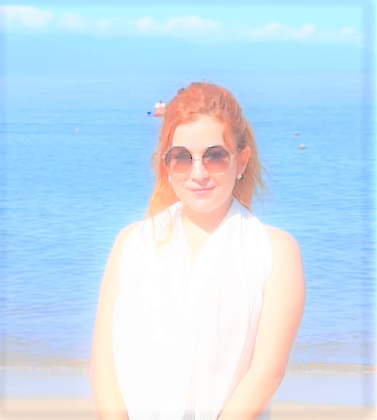
#> input picture Jessy.png, 377 x 420 px
$ python P_I_1.py
#> lines starting #> are read from the running program, lines starting #| are printed output that depends on the picture; after the words box and inside, x2 and y2 are one past the last pixel; in counts of white or black regions, pixels touching at a corner belong together
#Carlos Paredes Márquez
#Proyecto integrador 1
#04 09 2021

''' Escribir un programa que identifique el tipo de
    exposición de una imagen <normal, sub o expuesta>. '''

import cv2
import numpy as np
import matplotlib.pyplot as plt

im = cv2.imread("Jessy.png")
#> im is the input picture: shape (420, 377, 3); mean B, G, R 241, 223, 199
[O,P] = im.shape[0:2]
#> O = 420; P = 377

if int(O*P) > 1200500:
    im = cv2.resize(im, None, fx=0.5, fy=0.5)
elif int(O*P) < 160000:
    im = cv2.resize(im, None, fx=1.2, fy=1.2)
#> im: shape (504, 452, 3)

ig = cv2.cvtColor(im, cv2.COLOR_BGR2GRAY)
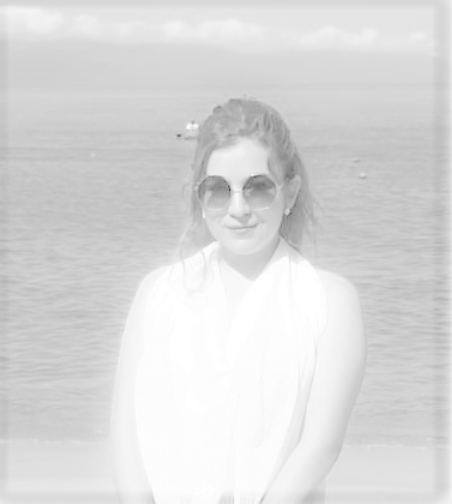
#> ig: shape (504, 452); min 73, max 255, mean 217.8
[M,N] = ig.shape[0:2]
#> M = 504; N = 452

hist = cv2.calcHist([ig],[0],None,[5],[0,256]).flatten()/(M*N)
#> hist = [0, 1.32e-05, 0.00529, 0.294, 0.7]

'''Calcular exposición de la imagen'''

maxElement = np.argmax(hist)
#> maxElement = 4
if maxElement == 4 and hist[4] > 0.3:
    print('Imagen sobreexpuesta')
    cv2.putText(ig, 'Imagen sobreexpuesta', (50,100), cv2.FONT_HERSHEY_SIMPLEX, 1, (0,0,255), 5)
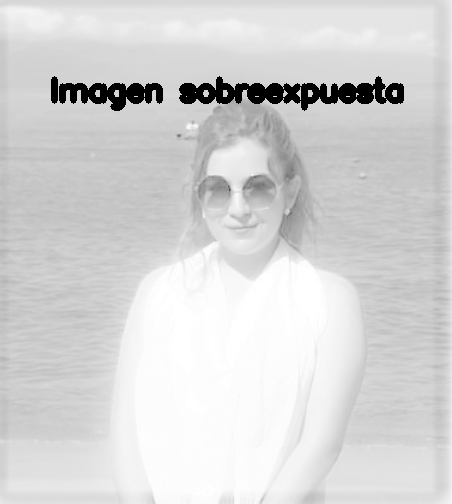
#> ig: shape (504, 452); 2.51% of pixels changed, all inside (x1, y1, x2, y2) = (51, 76, 404, 111)
    im_eq = cv2.equalizeHist(ig)
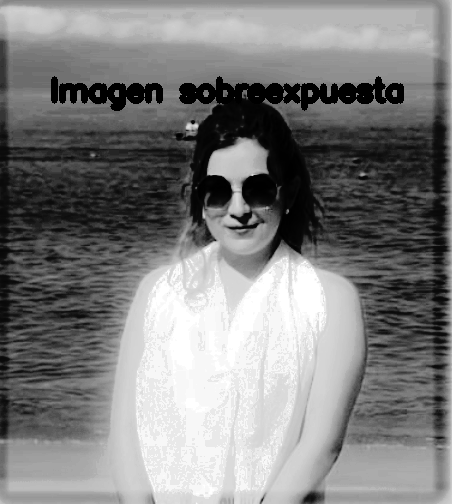
#> im_eq: shape (504, 452); min 0, max 255, mean 126.8
    cv2.putText(im_eq, 'CP', (50,200), cv2.FONT_HERSHEY_SIMPLEX, 1, (255,255,255), 5)
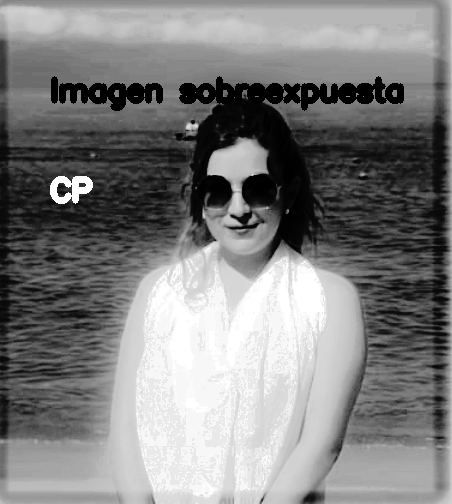
#> im_eq: shape (504, 452); 0.32% of pixels changed, all inside (x1, y1, x2, y2) = (50, 176, 93, 204)
    cv2.imshow("imagen ecualizada", im_eq)
    #
elif maxElement == 0 and hist[0] > 0.3:
    print('Imagen subexpuesta')
    cv2.putText(ig, 'Imagen subexpuesta', (50,100), cv2.FONT_HERSHEY_SIMPLEX, 1, (255,255,255), 5)
    im_eq = cv2.equalizeHist(ig)
    cv2.putText(im_eq, 'CP', (50,200), cv2.FONT_HERSHEY_SIMPLEX, 1, (0,0,255), 5)
    cv2.imshow("Imagen ecualizada", im_eq)
    #
else:
    print('Buena exposición')
    cv2.putText(ig, 'expuesta normal', (50,100), cv2.FONT_HERSHEY_SIMPLEX, 1, (0,0,255), 5)

cv2.putText(im, 'CP', (50,200), cv2.FONT_HERSHEY_SIMPLEX, 1, (255,255,255), 5)
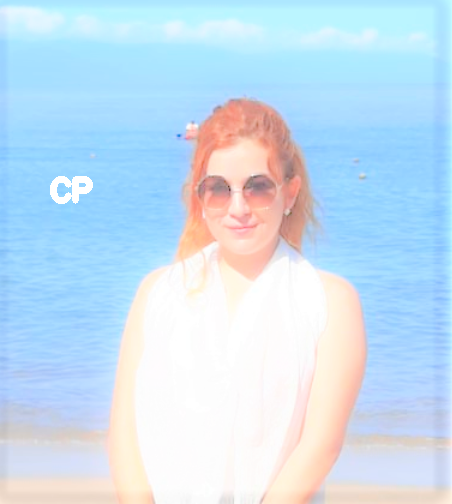
#> im: shape (504, 452, 3); mean B, G, R 241, 223.1, 199.3

cv2.imshow('image0',im)

fig= plt.figure()
plt.bar(range(len(hist)),hist)
plt.show()
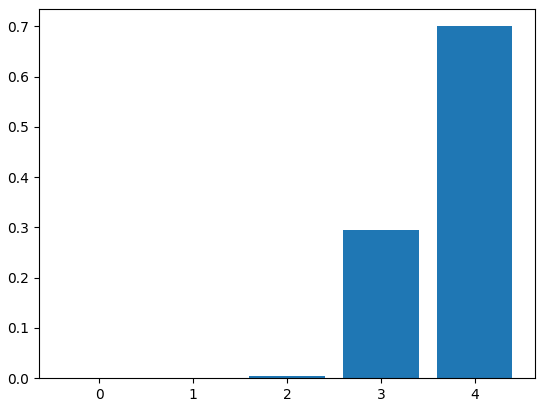
#> figure drawn by matplotlib, 1 panel; tallest bar 0.7 high, from x = 3.6 to 4.4

$ run again, with exp.jfif saved as Jessy.png
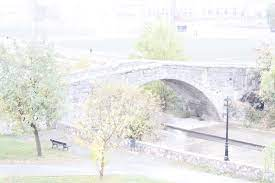
#> input picture exp.jfif, 275 x 183 px
#> im is the input picture: shape (183, 275, 3); mean B, G, R 230.5, 232.6, 232.3
#> hist = [0, 0.000262, 0.00879, 0.0889, 0.902]
#> maxElement = 4
#> `cv2.putText(im_eq, 'CP', (50,200), cv2.FONT_HERSHEY_SIMPLEX, 1, (255,2..`:
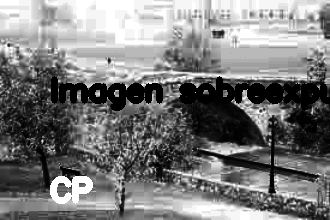
#> im_eq: shape (220, 330); min 0, max 255, mean 124
#> `plt.show()`:
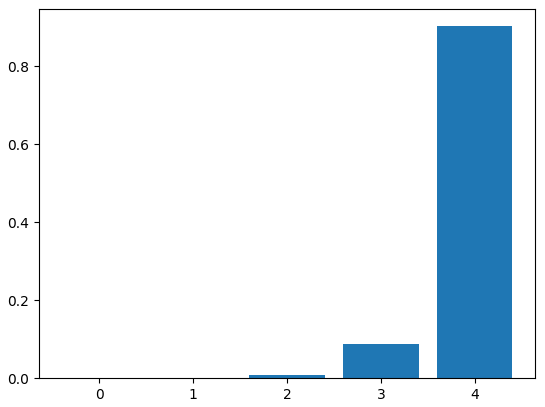
#> figure drawn by matplotlib, 1 panel; tallest bar 0.902 high, from x = 3.6 to 4.4
